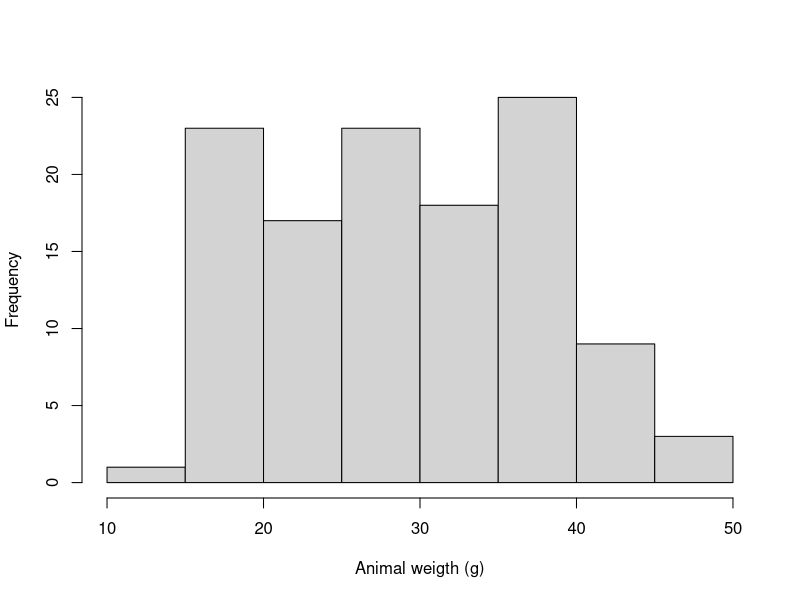
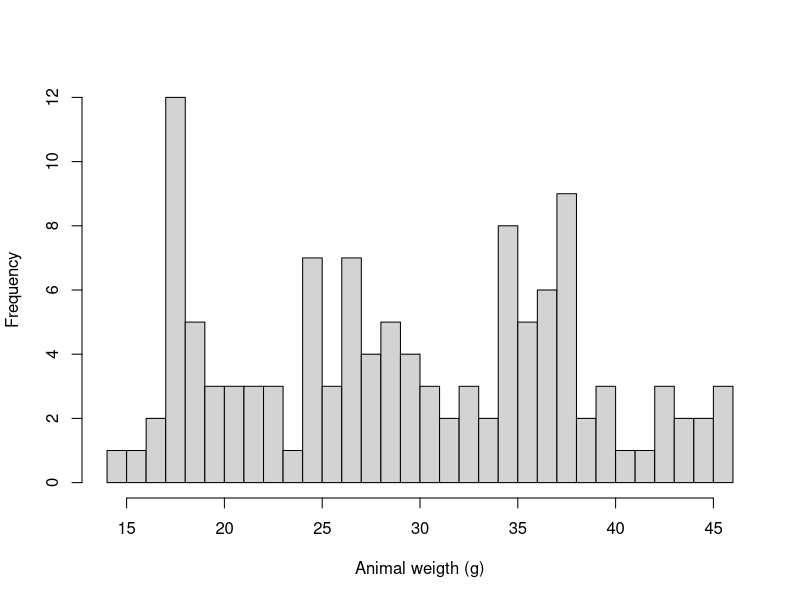
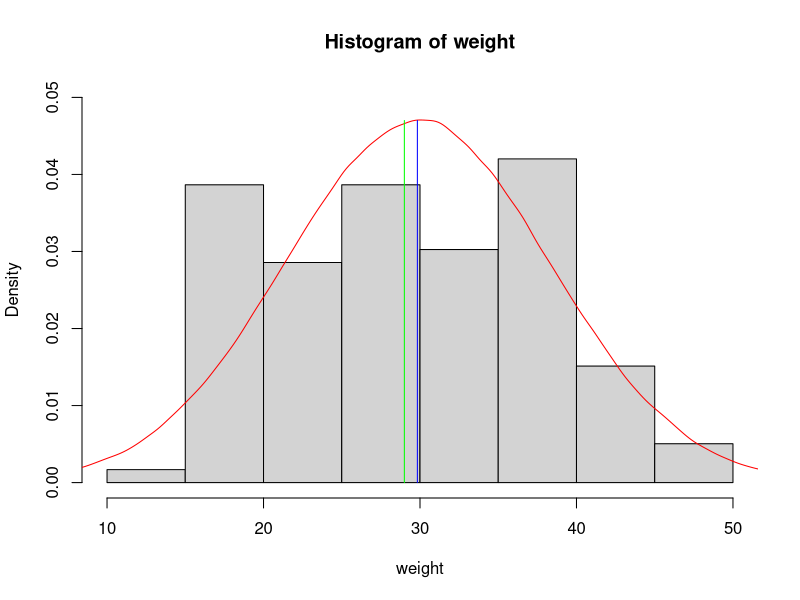
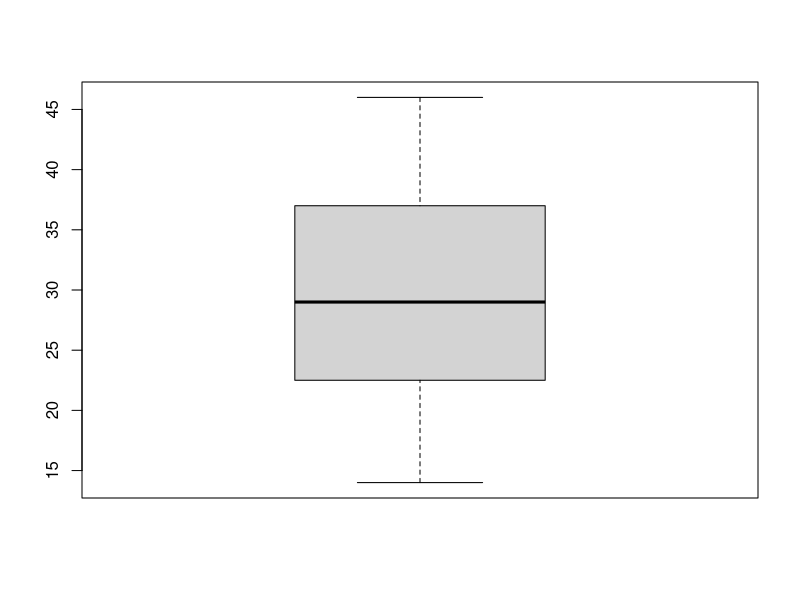
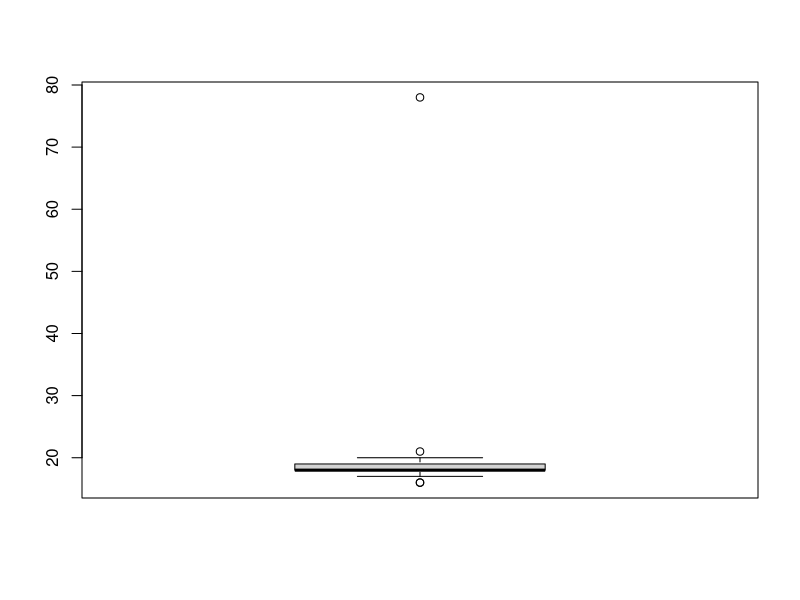
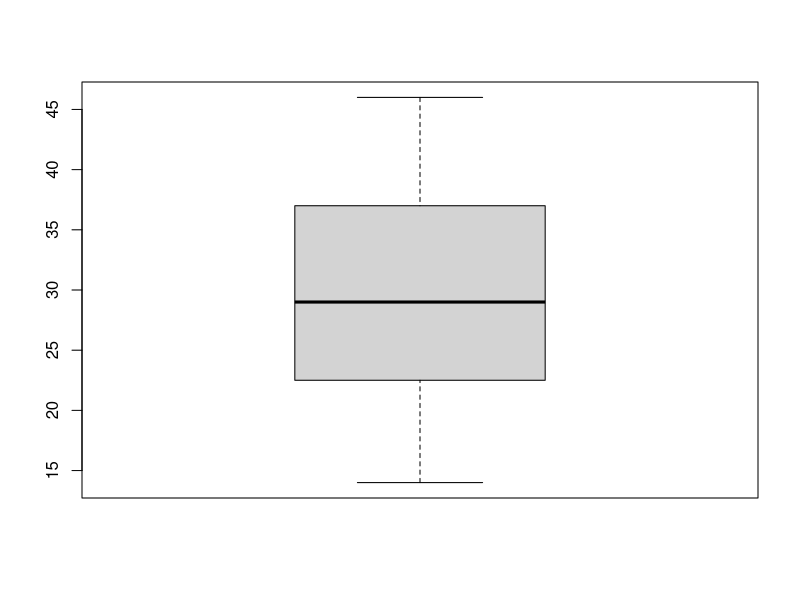
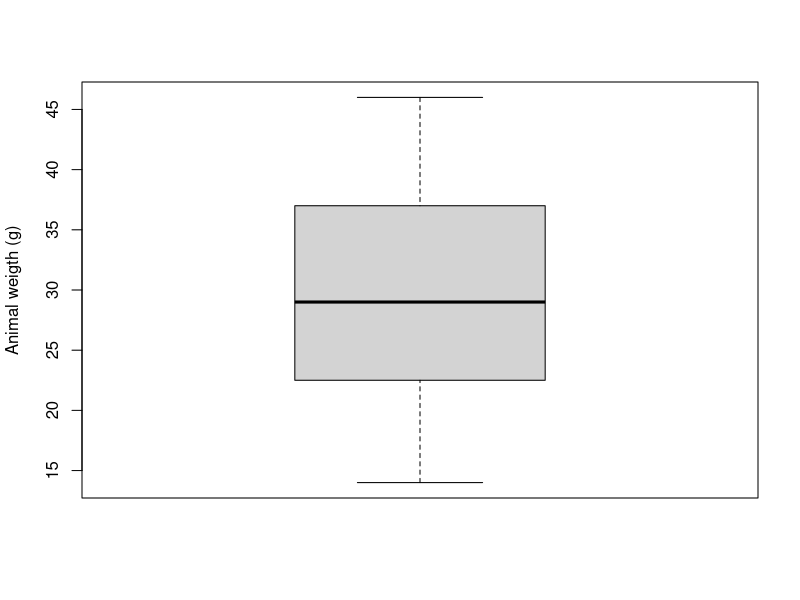
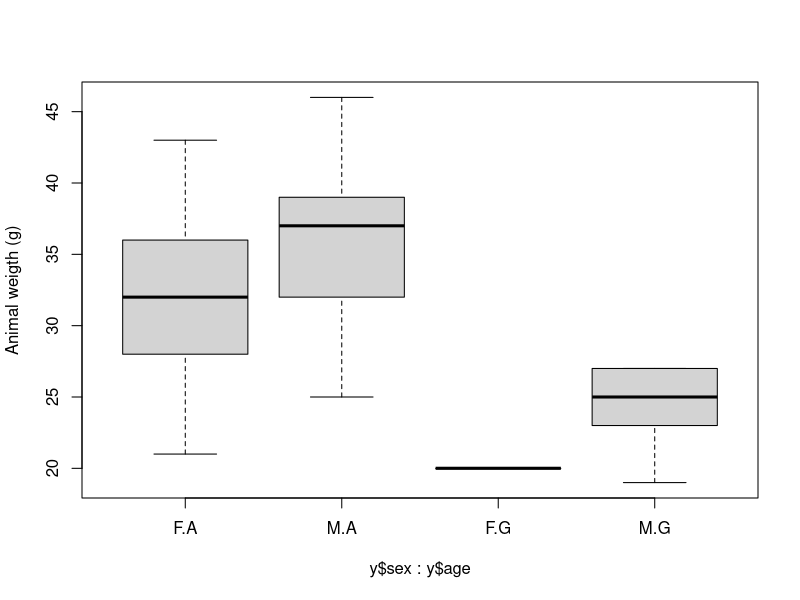

The R script that drew these images, in order:
## ---- Data import ----

# using the read.csv function
y <- read.csv("data/captures.csv",sep=";") 
class(y) # this is a data frame
head(y) # we can see the first rows of our data frame

# or from an excel file:
# we need a specific package in this case, and we need to install it:
# # install.packages("xlsx") # the line is commented because you just need to run it once
# library(xlsx)
# # read in the worksheet named mysheet
# mydata <- read.xlsx("data/database_esercizio.xls", sheetName = "captures")
# class(mydata)
# head(mydata)

install.packages("readxl")
library(readxl)
mydata <- read_excel("data/database_esercizio.xls", sheet = "captures")
class(mydata)
head(mydata)

## ---- Extract a column (i.e. a variable) -----
# we can do this using '$'
y$weight_g
length(y$weight_g)
dim(y)
# or subsetting the data frame, using square brackets '[ ]'
y["weight_g"]
y[,10] # the weight of the animals is stored in the 10th column
# Let's ask R what kind of variable we are dealing with, using the 'class' function again
class(y$weight_g)

w <- y$weight_g
w


## ---- Plot the data: 1) histogram ----

# histogram
# the function to plot an histogram is 'hist'
# let's see how it works
??histogram
?hist # this is the simplest way to get help in R! just a question mark!
hist(y$weight_g, main="", xlab="Animal weigth (g)") # with default break
hist(y$weight_g, breaks=30, main="", xlab="Animal weigth (g)") # we specified a single number giving
# the number of cells for the histogram


## ---- Central tendency measures ----

## the mean and the median
weight <- na.omit(y$weight_g)
# mean
mean(weight)
mean(y$weight_g)
# median
median(weight)
hist(weight,prob=T,ylim=c(0,0.05)) # prob=T for relative frequencies (density)
lines(density(rnorm(1000000,mean(weight),sd(weight))),col="red")
segments(mean(weight),0,mean(weight),0.047,col="blue")
segments(median(weight),0,median(weight),0.047,col="green")

## the mode
# R does not have a standard in-built function to calculate mode.
# So we create a user function to calculate mode of a data set in R.
# This function takes the vector as input and gives the mode value as output.
# Create the function.
getmode <- function(x) {
  uniqv <- unique(x)
  uniqv[which.max(tabulate(match(x, uniqv)))]
}
getmode(weight)


## ---- Dispersion measures ----

## range
range(weight)

## quantile
quantile(weight) # in R, quartiles are the default for the quantile function
median(weight)
?boxplot # check the range argument and its default value
boxplot(weight, range=0)
boxplot(na.omit(y$footlength_mm))
boxplot(weight)

## ---- Plot the data: 2) boxplot ----

# boxplot
boxplot(y$weight_g, ylab="Animal weigth (g)")
boxplot(y$weight_g ~ y$sex + y$age, ylab="Animal weigth (g)")
# exercise (by your own): do the same with the foot lenght
boxplot(y$footlength_mm, ylab="Foot length (mm)")

# summary
summary(weight)

## variance
var(weight)

## standard deviation
sd(weight)

## standard error
sd(weight)/sqrt(length(weight))
sd(weight)/sqrt(119)


## ---- Handling data in a data frame - common operations ----

# selecting subsets of data, according to their values
library(dplyr)
library(tidyverse)
filter(y, trap_id > 43)
# or
y %>% filter(trap_id > 43)
filter(y, trap_id > 43 & occasion < 20)
filter(y, trap_id < 5 | trap_id > 65)
arrange(y, trap_id)

# multiple operations
y[,c("chip","trap_id")] %>% filter(trap_id > 65) %>% arrange(trap_id)
select(y, chip, trap_id)
y %>% 
  select(chip, trap_id) %>% 
  filter(trap_id > 65) %>% 
  arrange(trap_id)

# summarizing data within groups
names(y)
y$age
y %>% group_by(age) %>% summarise(mean.w = mean(na.omit(weight_g)))
y$sex
y %>% group_by(age, sex) %>% summarise(mean.w = mean(na.omit(weight_g)))

